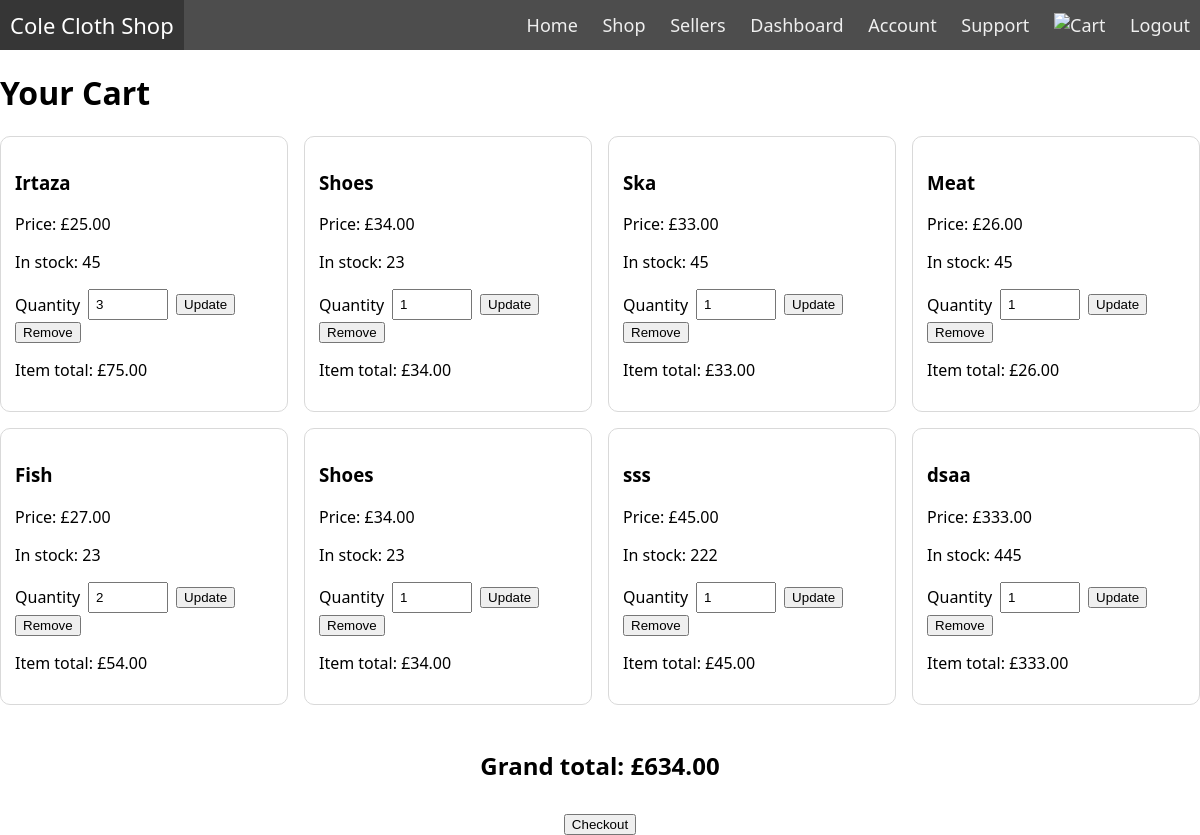
Screenshot of /cart/ (signed in) with the database file from the repository.
### cloth/models.py (models this page shows, shortened)
class Product(models.Model):
	seller = models.ForeignKey(User, on_delete=models.CASCADE, related_name='products')
	name = models.CharField(max_length=150)
	image = models.ImageField(upload_to='products/', blank=True, null=True)
	price = models.DecimalField(max_digits=15, decimal_places=2, validators=[MinValueValidator(0)])
	stock = models.PositiveIntegerField(default=0)
	active = models.BooleanField(default=True)
	created_at = models.DateTimeField(auto_now_add=True)

### cloth/views.py (the view)
# urls.py: path('cart/', views.cart, name='cart'),
@login_required
def cart(request):
    cart, created = Cart.objects.get_or_create(buyer=request.user)
    items = cart.items.select_related('product').all()
    cart_items = []
    total = Decimal('0.00')
    for item in items:
        item_total = item.product.price * item.quantity
        total += item_total
        cart_items.append({
            'product': item.product,
            'quantity': item.quantity,
            'item_total': item_total,
            'item_id': item.id
        })
    context = {'cart_items': cart_items, 'total': total}
    return render(request, 'cloth/cart.html', context)

### cloth/templates/cloth/cart.html (shortened to what this page needs)
{% extends 'main.html' %}
{% load static %}
{% block head %}
<link rel="stylesheet" href="{% static 'cloth/styles/cart.css' %}">
{% endblock head %}
{% block content %}
<h1>Your Cart</h1>
{% if cart_items %}
	<div class="heading">
		{% for item in cart_items %}
			<div class="names">
				<h3>{{ item.product.name }}</h3>
				<p>Price: £{{ item.product.price }}</p>
				<p>In stock: {{ item.product.stock }}</p>
				<form class="update" method="POST" action="{% url 'update-cart-item' item.item_id %}">
					<label for="quantity-{{ item.item_id }}">Quantity</label>
					<input class="input" id="quantity-{{ item.item_id }}" type="number" name="quantity" min="0" value="{{ item.quantity }}" required>
					<button type="submit">Update</button>
				</form>
				<form method="POST" action="{% url 'remove-cart-item' item.item_id %}">
					<button type="submit">Remove</button>
				</form>
				<p>Item total: £{{ item.item_total }}</p>
			</div>
		{% endfor %}
	</div>
	<div class="cart-summary">
		<h2 class="total">Grand total: £{{ total }}</h2>
		<button type="button">Checkout</button>
	</div>
{% else %}
	<p>Your cart is empty.</p>
{% endif %}
{% endblock content %}

### cloth/static/cloth/styles/cart.css (style rules this page uses)
.heading { display: grid; grid-template-columns: repeat(auto-fit, minmax(240px, 1fr)); gap: 16px; }
.names { border: 1px solid #d9d9d9; border-radius: 10px; padding: 14px; background: #fff; }
.update { display: flex; gap: 8px; align-items: center; flex-wrap: wrap; }
.input { width: 80px; padding: 6px; }
.total { margin-top: 20px; }
.cart-summary { margin-top: 24px; display: flex; flex-direction: column; align-items: center; justify-content: center; text-align: center; gap: 12px; }

### static/styles/navbar.css (style rules this page uses)
* { box-sizing: border-box; }
body { margin: 0px; font-family: 'segoe ui'; }

### rows the page displays
Product: product.name "Irtaza", product.price "25.00", product.stock "45", quantity "3", item_total "75.00"
Product: product.name "Shoes", product.price "34.00", product.stock "23", quantity "1", item_total "34.00"
Product: product.name "Ska", product.price "33.00", product.stock "45", quantity "1", item_total "33.00"
Product: product.name "Meat", product.price "26.00", product.stock "45", quantity "1", item_total "26.00"
Product: product.name "Fish", product.price "27.00", product.stock "23", quantity "2", item_total "54.00"
Product: product.name "Shoes", product.price "34.00", product.stock "23", quantity "1", item_total "34.00"
Product: product.name "sss", product.price "45.00", product.stock "222", quantity "1", item_total "45.00"
Product: product.name "dsaa", product.price "333.00", product.stock "445", quantity "1", item_total "333.00"

### other values shown
{{ total }} "634.00"
